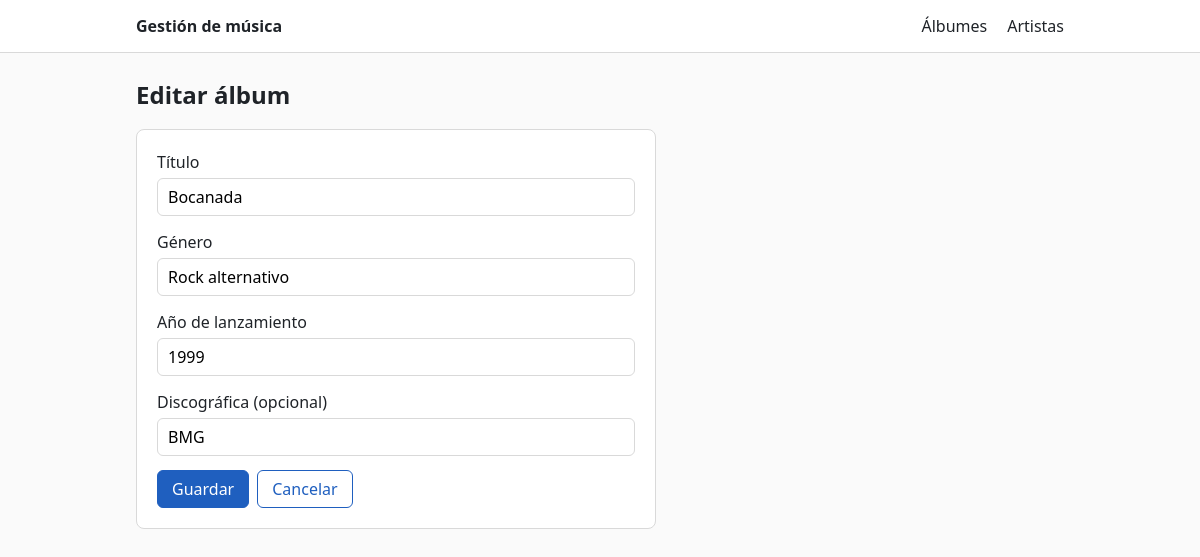
/albumes/1/editar, run on the app's committed database.
### tables this page shows
CREATE TABLE Albumes (
    album_id         INT UNSIGNED      NOT NULL AUTO_INCREMENT,
    titulo           VARCHAR(150)      NOT NULL,
    genero           VARCHAR(60)       NOT NULL,
    anio_lanzamiento SMALLINT UNSIGNED NOT NULL,
    discografica     VARCHAR(100)      NULL,
    PRIMARY KEY (album_id),
    KEY idx_albumes_genero (genero),
    KEY idx_albumes_anio (anio_lanzamiento),
    CONSTRAINT chk_albumes_anio CHECK (anio_lanzamiento BETWEEN 1877 AND 2100)
);

### src/Support/View.php (called while the page is built, shortened)
<?php
final class View
{
    public static function render(string $plantilla, array $datos = [], int $estado = 200): void
    {
        $raiz = dirname(__DIR__, 2) . '/templates';
        extract($datos, EXTR_SKIP);
        require $raiz . '/' . $plantilla . '.php';
        require $raiz . '/layout.php';
    }
}

### src/Controller/AlbumController.php (called while the page is built, shortened)
<?php
final class AlbumController
{
    public function editar(int $id): void
    {
        $album = $this->albumes->obtener($id);
        View::render('albumes/form', [
            'encabezado' => 'Editar álbum',
            'accion'     => "/albumes/$id",
            'valores'    => [
                'titulo'           => $album->titulo,
                'genero'           => $album->genero,
                'anio_lanzamiento' => (string) $album->anioLanzamiento,
                'discografica'     => $album->discografica ?? '',
            ],
            'errores'    => [],
        ]);
    }
}

### public/index.php (called while the page is built, shortened)
<?php
$config = require __DIR__ . '/../config/config.php';
try {
    $pdo = Database::conectar($config['db']);
    $artistaRepo = new ArtistaRepository($pdo);
    $albumRepo = new AlbumRepository($pdo);
    $albumService = new AlbumService($albumRepo, $artistaRepo);
    $artistaService = new ArtistaService($artistaRepo);
    $albumes = new AlbumController($albumService);
    $artistas = new ArtistaController($artistaService);
    $router = new Router();
    $router->agregar('GET', '/', static fn () => View::redirigir('/albumes'));
    $router->agregar('GET', '/albumes', static fn () => $albumes->index($_GET));
    $router->agregar('GET', '/albumes/nuevo', static fn () => $albumes->nuevo());
    $router->agregar('POST', '/albumes', static fn () => $albumes->crear($_POST));
    $router->agregar('GET', '/albumes/(\d+)', static fn (int $id) => $albumes->detalle($id));
    $router->agregar('GET', '/albumes/(\d+)/editar', static fn (int $id) => $albumes->editar($id));
    $router->agregar('POST', '/albumes/(\d+)', static fn (int $id) => $albumes->actualizar($id, $_POST));
    $router->agregar('POST', '/albumes/(\d+)/eliminar', static fn (int $id) => $albumes->eliminar($id));
    $router->agregar('POST', '/albumes/(\d+)/artistas', static fn (int $id) => $albumes->vincularArtista($id, $_POST));
    $router->agregar('POST', '/albumes/(\d+)/artistas/(\d+)/quitar', static fn (int $id, int $artistaId) => $albumes->desvincularArtista($id, $artistaId));
    $router->agregar('GET', '/artistas', static fn () => $artistas->index($_GET));
    $router->agregar('GET', '/artistas/nuevo', static fn () => $artistas->nuevo());
    $router->agregar('POST', '/artistas', static fn () => $artistas->crear($_POST));
    $router->agregar('GET', '/artistas/(\d+)', static fn (int $id) => $artistas->detalle($id));
    $router->agregar('GET', '/artistas/(\d+)/editar', static fn (int $id) => $artistas->editar($id));
    $router->agregar('POST', '/artistas/(\d+)', static fn (int $id) => $artistas->actualizar($id, $_POST));
    $router->agregar('POST', '/artistas/(\d+)/eliminar', static fn (int $id) => $artistas->eliminar($id));
    $metodo = $_SERVER['REQUEST_METHOD'] ?? 'GET';
    $ruta = parse_url($_SERVER['REQUEST_URI'] ?? '/', PHP_URL_PATH) ?: '/';
    $router->despachar($metodo, $ruta);
} catch (NoEncontradoException $e) {
    View::render('error', ['codigo' => 404, 'mensaje' => $e->getMessage()], 404);
} catch (Throwable $e) {
    error_log((string) $e);
    View::render('error', [
        'codigo'  => 500,
        'mensaje' => $config['debug'] ? $e->getMessage() : 'Algo salió mal de nuestro lado. Inténtalo de nuevo en un momento.',
    ], 500);
}

### src/Support/helpers.php (called while the page is built, shortened)
<?php
function e(?string $valor): string
{
    return htmlspecialchars((string) $valor, ENT_QUOTES | ENT_SUBSTITUTE, 'UTF-8');
}

### src/Repository/AlbumRepository.php (called while the page is built, shortened)
<?php
final class AlbumRepository
{
    public function buscar(int $id): ?Album
    {
        $stmt = $this->pdo->prepare('SELECT ' . self::COLUMNAS . ' FROM Albumes WHERE album_id = :id');
        $stmt->execute([':id' => $id]);
        $fila = $stmt->fetch();
        return $fila === false ? null : Album::desdeFila($fila);
    }
}

### src/Service/AlbumService.php (called while the page is built, shortened)
<?php
final class AlbumService
{
    public function obtener(int $id): Album
    {
        return $this->albumes->buscar($id) ?? throw NoEncontradoException::album($id);
    }
}

### templates/albumes/form.php (the view, shortened to what this page needs)
<?php
$valor = static fn (string $campo): string => e(is_string($valores[$campo] ?? null) ? $valores[$campo] : '');
?>
<div class="barra"><h1><?= e($encabezado) ?></h1></div>
<form class="datos" method="post" action="<?= e($accion) ?>" novalidate>
    <label>Título
        <input type="text" name="titulo" maxlength="150" required value="<?= $valor('titulo') ?>">
    </label>
    <label>Género
        <input type="text" name="genero" maxlength="60" required value="<?= $valor('genero') ?>">
    </label>
    <label>Año de lanzamiento
        <input type="number" name="anio_lanzamiento" min="1877" max="<?= (int) date('Y') + 1 ?>" required value="<?= $valor('anio_lanzamiento') ?>">
    </label>
    <label>Discográfica (opcional)
        <input type="text" name="discografica" maxlength="100" value="<?= $valor('discografica') ?>">
    </label>
    <div class="acciones">
        <button type="submit">Guardar</button>
        <a class="boton sec" href="/albumes">Cancelar</a>
    </div>
</form>

### src/Http/Router.php (shortened to what this page needs)
<?php
final class Router
{
    private array $rutas = [];
    public function agregar(string $metodo, string $patron, callable $manejador): void
    {
        $this->rutas[] = [$metodo, '#^' . $patron . '$#', $manejador];
    }
    public function despachar(string $metodo, string $ruta): void
    {
        $ruta = $ruta === '/' ? '/' : rtrim($ruta, '/');
        foreach ($this->rutas as [$metodoRuta, $regex, $manejador]) {
            if ($metodoRuta === $metodo && preg_match($regex, $ruta, $coincidencias) === 1) {
                array_shift($coincidencias);
                $manejador(...array_map('intval', $coincidencias));
                return;
            }
        }
        throw NoEncontradoException::ruta($ruta);
    }
}

### templates/layout.php (style rules this page uses)
:root { --borde: #d9d9d9; --texto: #1f2328; --tenue: #6b7280; --acento: #1f5fbf; --error: #b42318; --ok: #1a7f37; }
* { box-sizing: border-box; }
body { font: 16px/1.5 system-ui, sans-serif; color: var(--texto); margin: 0; background: #fafafa; }
a { color: var(--acento); }
h1 { font-size: 1.5rem; margin: 0; }
.barra { display: flex; justify-content: space-between; align-items: center; margin-bottom: 16px; gap: 12px; flex-wrap: wrap; }
.boton, button { display: inline-block; font: inherit; padding: 6px 14px; border: 1px solid var(--acento); background: var(--acento); color: #fff; border-radius: 6px; text-decoration: none; cursor: pointer; }
.boton.sec, button.sec { background: #fff; color: var(--acento); }
input, select { font: inherit; padding: 6px 10px; border: 1px solid var(--borde); border-radius: 6px; background: #fff; }
form.datos { background: #fff; border: 1px solid var(--borde); border-radius: 8px; padding: 20px; max-width: 520px; }
form.datos label { display: block; margin-bottom: 14px; font-weight: 500; }
form.datos input { display: block; width: 100%; margin-top: 4px; font-weight: 400; }
.acciones { display: flex; gap: 8px; align-items: center; flex-wrap: wrap; }

### data on the page
albumes: titulo "Bocanada", genero "Rock alternativo", anio_lanzamiento "1999", discografica "BMG"
